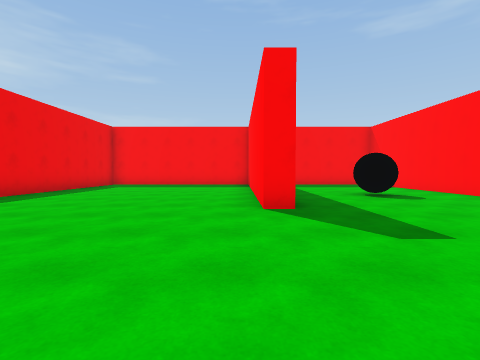
[1] (above)

24 first-person views from a walk through a 3-D level made in the Unity game engine. The camera is 1.2 m above the floor, tilts 2° down and sees 85° across. The floor is counted in squares, 2 m on a side. Each view is taken from the middle of a square. On the plan, view 1 faces up. The plan holds only what a view shows up to about 9 squares ahead; the rest is blank.

[2]
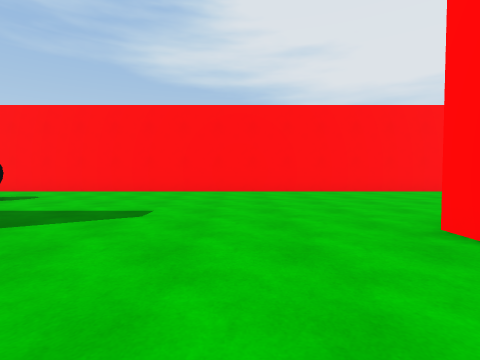

[3]
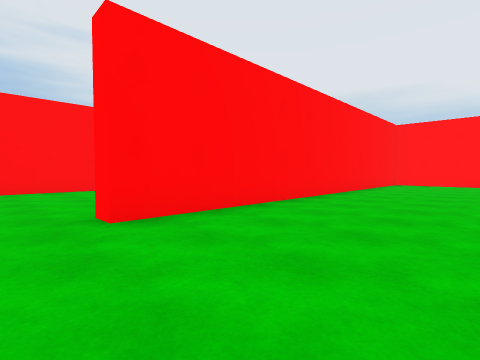

[4]
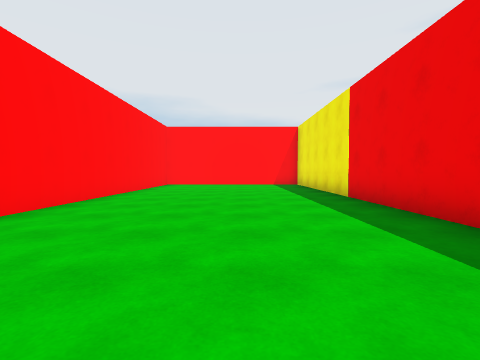

[5]
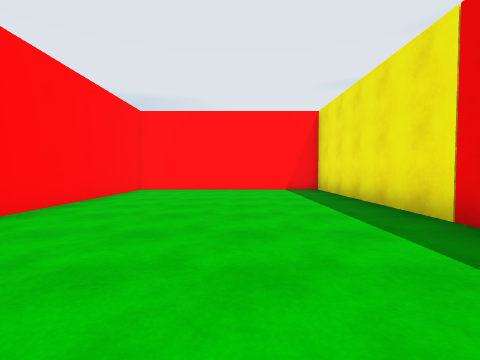

[6]
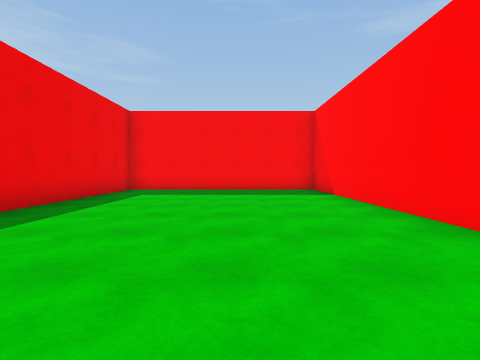

[7]
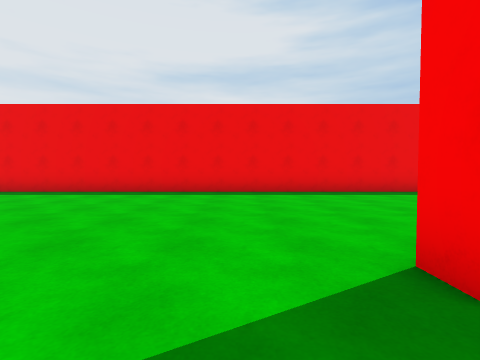

[8]
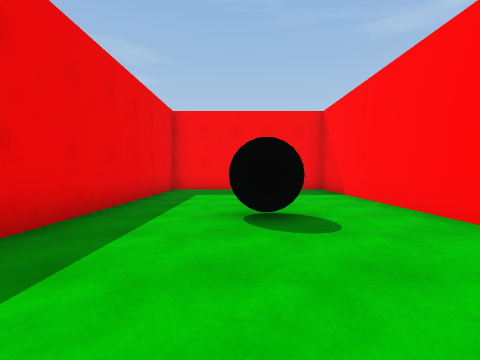

[9]
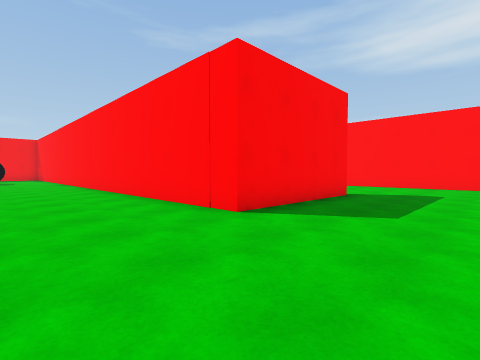

[10]
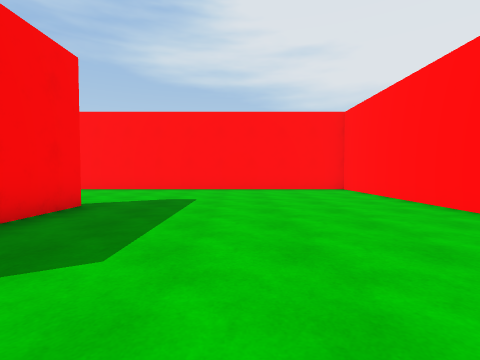

[11]
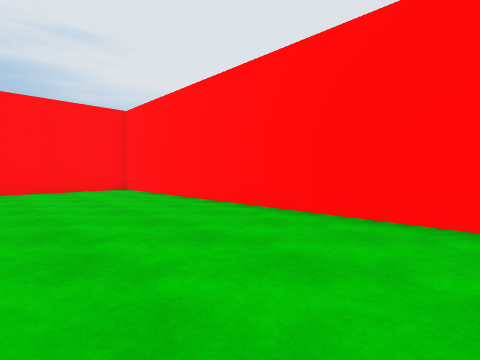

[12]
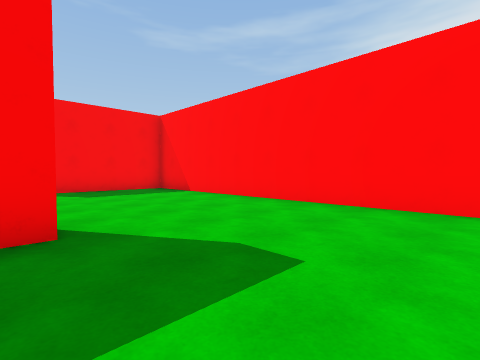

[13]
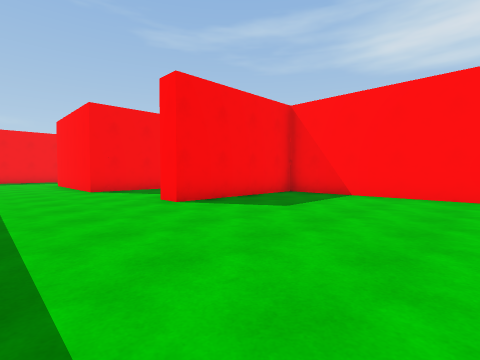

[14]
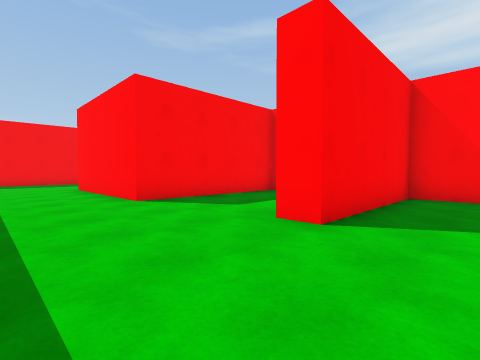

[15]
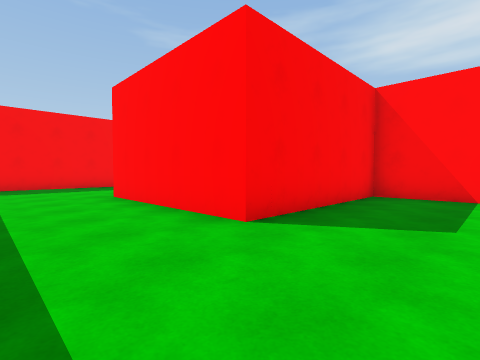

[16]
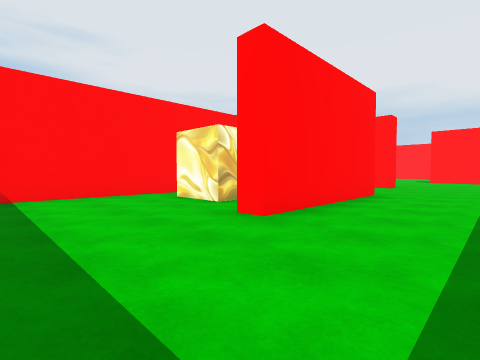

[17]
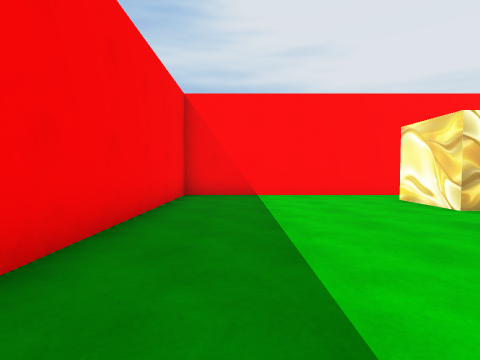

[18]
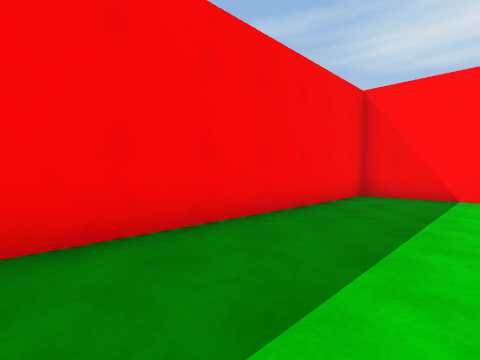

[19]
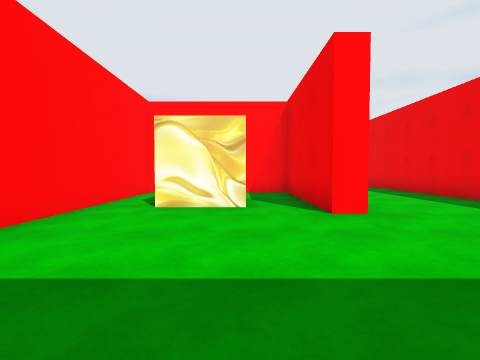

[20]
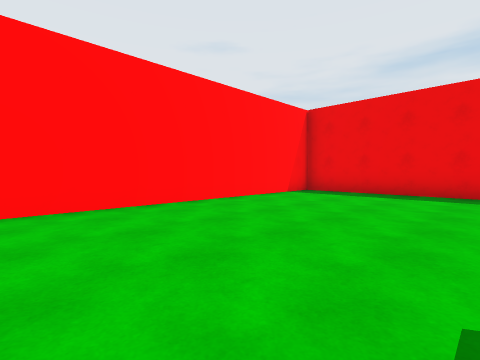

[21]
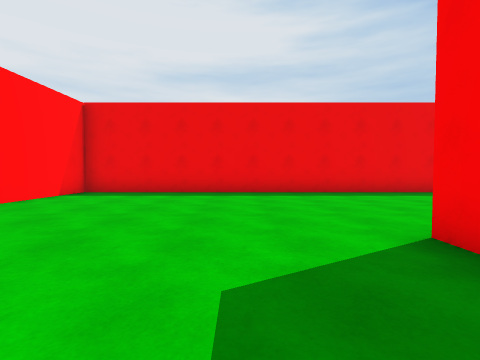

[22]
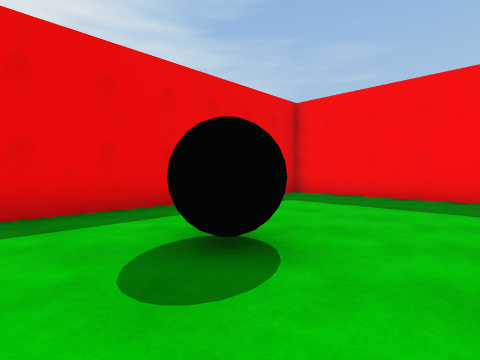

[23]
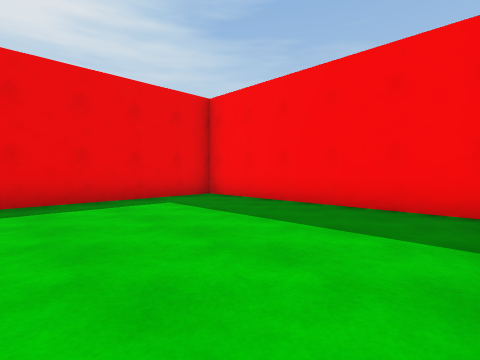

[24]
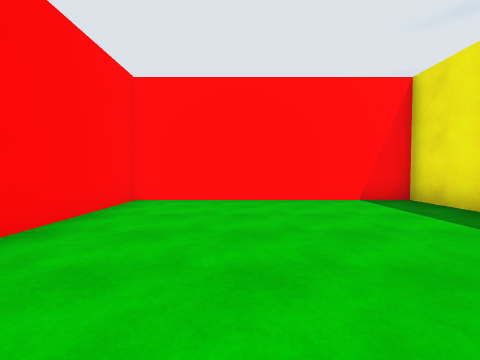

### Floor plan
Points are (right, up) in squares from view 1. A wall is a line through its corners. A room is listed if a view was taken in it or the views show most of it. See-through windows are left out.
Room 1 (views 1, 2, 3, 4, 5, 6, 7, 8, 9, 10, 11, 12, 13, 14, 15, 16, 17, 18, 19, 20, 21, 22, 23, 24)
walls: (0.6, -2.5) (0.6, -12.4) (13.5, -12.4) (13.5, -0.6) (9.7, -0.6) (9.7, 0.1); (0.9, 4.1) (0.4, 4.1) (0.4, 11.4) (-5.5, 11.4) (-5.5, -12.4) (0.1, -12.4) (0.1, -1.1) (0.8, -1.1); (6.1, 5.8) (6.1, 1.9); (9.5, -6.3) (5.7, -6.3) (5.7, 11.4) (0.9, 11.4) (0.9, 5.1); (13.5, 1.2) (13.5, 3.1) (9.2, 3.1) (9.2, 7.3) (9.7, 7.3); (10.9, 6.7) (12.5, 6.7); (13.5, 5.5) (13.5, 11.4) (7, 11.4)
ways out: opening at (13, 6) to room 2
objects: black ball (3, 6) to (3, 7)
Room 2 (no view inside)
walls: (13.5, 3.8) (13.5, 5.5); (9.7, 7.3) (9.7, 3.7) (10.9, 3.7)
ways out: opening at (13, 6) to room 1

Where each view was taken, in squares from view 1:
view 1: 0 up, 0 right, facing up
view 2: 1 up, 2 left, facing right
view 3: 0 up, 3 left, facing down-right
view 4: 1 down, 3 left, facing down
view 5: 4 down, 3 left, facing down
view 6: 3 up, 2 left, facing up
view 7: 3 up, 2 right, facing left
view 8: 3 up, 3 right, facing up
view 9: 9 down, 3 right, facing up-right
view 10: 9 down, 5 right, facing right
view 11: 9 down, 5 right, facing down-right
view 12: 9 down, 9 right, facing up-right
view 13: 5 down, 7 right, facing up-right
view 14: 2 down, 7 right, facing up-right
view 15: 1 up, 7 right, facing up-right
view 16: 10 up, 7 right, facing down-right
view 17: 10 up, 7 right, facing right
view 18: 9 up, 7 right, facing up-right
view 19: 11 up, 11 right, facing down
view 20: 8 down, 8 right, facing down-left
view 21: 8 down, 8 right, facing left
view 22: 5 up, 5 right, facing up-left
view 23: 7 up, 0 right, facing up-left
view 24: 7 down, 2 left, facing down
